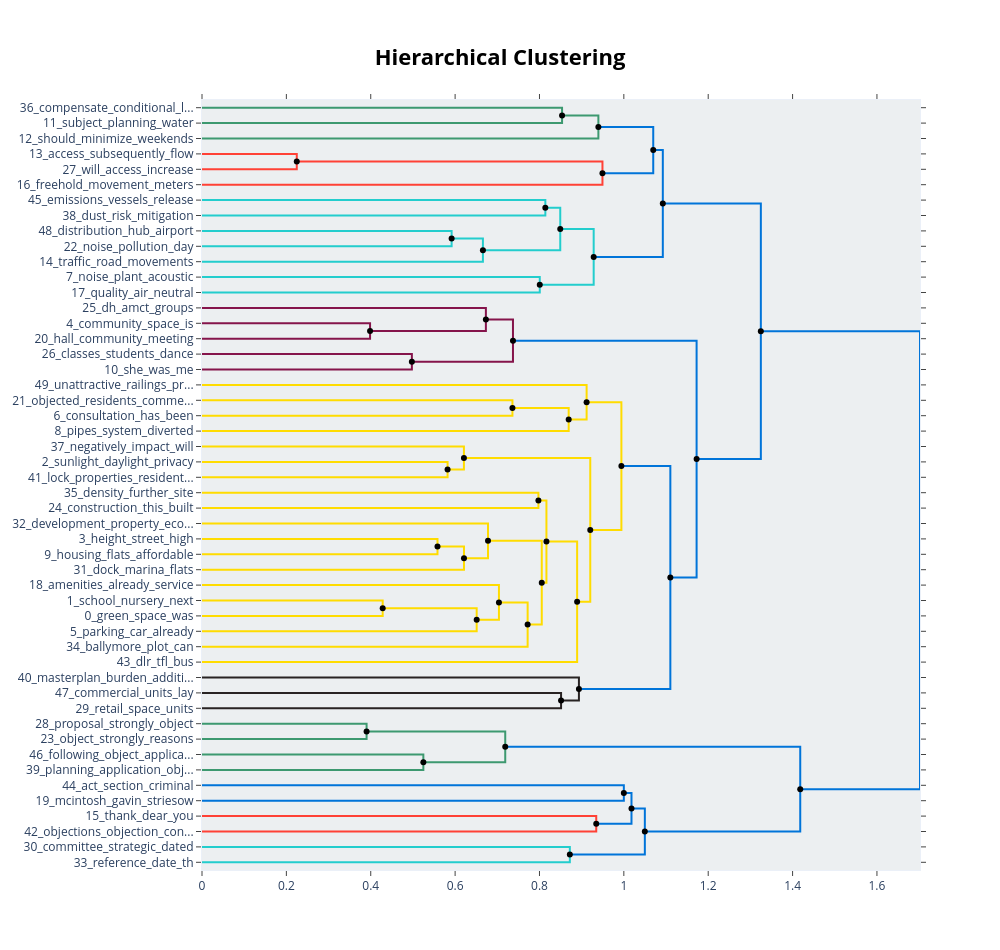

Here is the notebook cell this chart was saved with:
### Code cell
topic_model_no_place.visualize_hierarchy(hierarchical_topics=hierarchical_topics)

### Figure 1 — Plotly figure (JSON) as saved in the notebook; plotly's stock layout.template omitted (floating-point values rounded to 4 significant figures)
{"data": [{"hoverinfo": "text", "marker": {"color": "rgb(61,153,112)"}, "mode": "lines", "text": ["compensate_conditional_light_owners_must", "", "", "subject_planning_water_use_should"], "type": "scatter", "x": [0.0, 0.8535, 0.8535, 0.0], "xaxis": "x", "y": [-5.0, -5.0, -15.0, -15.0], "yaxis": "y"}, {"hoverinfo": "text", "marker": {"color": "rgb(61,153,112)"}, "mode": "lines", "text": ["compensate_conditional_light_owners_must", "", "", "should_minimize_weekends_hours_workers"], "type": "scatter", "x": [0.8535, 0.9396, 0.9396, 0.0], "xaxis": "x", "y": [-10.0, -10.0, -25.0, -25.0], "yaxis": "y"}, {"hoverinfo": "text", "marker": {"color": "rgb(255,65,54)"}, "mode": "lines", "text": ["access_subsequently_flow_will_main", "", "", "will_access_increase_create_through"], "type": "scatter", "x": [0.0, 0.2247, 0.2247, 0.0], "xaxis": "x", "y": [-35.0, -35.0, -45.0, -45.0], "yaxis": "y"}, {"hoverinfo": "text", "marker": {"color": "rgb(255,65,54)"}, "mode": "lines", "text": ["access_will_subsequently_flow_create", "", "", "freehold_movement_meters_traffic_passage"], "type": "scatter", "x": [0.2247, 0.9493, 0.9493, 0.0], "xaxis": "x", "y": [-40.0, -40.0, -55.0, -55.0], "yaxis": "y"}, {"hoverinfo": "text", "marker": {"color": "rgb(0,116,217)"}, "mode": "lines", "text": ["access_will_subsequently_flow_create", "", "", "freehold_movement_meters_traffic_passage"], "type": "scatter", "x": [0.9396, 1.07, 1.07, 0.9493], "xaxis": "x", "y": [-17.5, -17.5, -47.5, -47.5], "yaxis": "y"}, {"hoverinfo": "text", "marker": {"color": "rgb(35,205,205)"}, "mode": "lines", "text": ["emissions_vessels_release_particulate_vehicles", "", "", "dust_risk_mitigation_determined_unsatisfactory"], "type": "scatter", "x": [0.0, 0.8139, 0.8139, 0.0], "xaxis": "x", "y": [-65.0, -65.0, -75.0, -75.0], "yaxis": "y"}, {"hoverinfo": "text", "marker": {"color": "rgb(35,205,205)"}, "mode": "lines", "text": ["distribution_hub_airport_vehicles_polluted", "", "", "noise_pollution_day_airport_respite"], "type": "scatter", "x": [0.0, 0.5917, 0.5917, 0.0], "xaxis": "x", "y": [-85.0, -85.0, -95.0, -95.0], "yaxis": "y"}, {"hoverinfo": "text", "marker": {"color": "rgb(35,205,205)"}, "mode": "lines", "text": ["distribution_hub_airport_vehicles_polluted", "", "", "traffic_road_movements_calming_pollution"], "type": "scatter", "x": [0.5917, 0.6659, 0.6659, 0.0], "xaxis": "x", "y": [-90.0, -90.0, -105.0, -105.0], "yaxis": "y"}, {"hoverinfo": "text", "marker": {"color": "rgb(35,205,205)"}, "mode": "lines", "text": ["distribution_hub_airport_vehicles_polluted", "", "", "traffic_road_movements_calming_pollution"], "type": "scatter", "x": [0.8139, 0.8493, 0.8493, 0.6659], "xaxis": "x", "y": [-70.0, -70.0, -97.5, -97.5], "yaxis": "y"}, {"hoverinfo": "text", "marker": {"color": "rgb(35,205,205)"}, "mode": "lines", "text": ["noise_plant_acoustic_db_vibration", "", "", "quality_air_neutral_ventilation_extract"], "type": "scatter", "x": [0.0, 0.8007, 0.8007, 0.0], "xaxis": "x", "y": [-115.0, -115.0, -125.0, -125.0], "yaxis": "y"}, {"hoverinfo": "text", "marker": {"color": "rgb(35,205,205)"}, "mode": "lines", "text": ["noise_plant_acoustic_db_vibration", "", "", "quality_air_neutral_ventilation_extract"], "type": "scatter", "x": [0.8493, 0.9285, 0.9285, 0.8007], "xaxis": "x", "y": [-83.75, -83.75, -120.0, -120.0], "yaxis": "y"}, {"hoverinfo": "text", "marker": {"color": "rgb(0,116,217)"}, "mode": "lines", "text": ["noise_plant_acoustic_db_vibration", "", "", "quality_air_neutral_ventilation_extract"], "type": "scatter", "x": [1.07, 1.092, 1.092, 0.9285], "xaxis": "x", "y": [-32.5, -32.5, -101.9, -101.9], "yaxis": "y"}, {"hoverinfo": "text", "marker": {"color": "rgb(133,20,75)"}, "mode": "lines", "text": ["community_space_is_for_groups", "", "", "hall_community_meeting_rooms_activities"], "type": "scatter", "x": [0.0, 0.3984, 0.3984, 0.0], "xaxis": "x", "y": [-145.0, -145.0, -155.0, -155.0], "yaxis": "y"}, {"hoverinfo": "text", "marker": {"color": "rgb(133,20,75)"}, "mode": "lines", "text": ["dh_amct_groups_user_asac", "", "", "community_space_is_groups_for"], "type": "scatter", "x": [0.0, 0.6729, 0.6729, 0.3984], "xaxis": "x", "y": [-135.0, -135.0, -150.0, -150.0], "yaxis": "y"}, {"hoverinfo": "text", "marker": {"color": "rgb(133,20,75)"}, "mode": "lines", "text": ["classes_students_dance_we_school", "", "", "she_was_me_that_we"], "type": "scatter", "x": [0.0, 0.4975, 0.4975, 0.0], "xaxis": "x", "y": [-165.0, -165.0, -175.0, -175.0], "yaxis": "y"}, {"hoverinfo": "text", "marker": {"color": "rgb(133,20,75)"}, "mode": "lines", "text": ["classes_students_dance_we_school", "", "", "was_we_she_that_our"], "type": "scatter", "x": [0.6729, 0.7372, 0.7372, 0.4975], "xaxis": "x", "y": [-142.5, -142.5, -170.0, -170.0], "yaxis": "y"}, {"hoverinfo": "text", "marker": {"color": "rgb(255,220,0)"}, "mode": "lines", "text": ["objected_residents_comments_object_strongly", "", "", "consultation_has_been_process_effort"], "type": "scatter", "x": [0.0, 0.7359, 0.7359, 0.0], "xaxis": "x", "y": [-195.0, -195.0, -205.0, -205.0], "yaxis": "y"}, {"hoverinfo": "text", "marker": {"color": "rgb(255,220,0)"}, "mode": "lines", "text": ["objected_residents_comments_object_strongly", "", "", "pipes_system_diverted_angles_sewer"], "type": "scatter", "x": [0.7359, 0.8692, 0.8692, 0.0], "xaxis": "x", "y": [-200.0, -200.0, -215.0, -215.0], "yaxis": "y"}, {"hoverinfo": "text", "marker": {"color": "rgb(255,220,0)"}, "mode": "lines", "text": ["unattractive_railings_presenting_impenetrable_dead", "", "", "pipes_system_diverted_angles_sewer"], "type": "scatter", "x": [0.0, 0.9118, 0.9118, 0.8692], "xaxis": "x", "y": [-185.0, -185.0, -207.5, -207.5], "yaxis": "y"}, {"hoverinfo": "text", "marker": {"color": "rgb(255,220,0)"}, "mode": "lines", "text": ["sunlight_daylight_privacy_building_light", "", "", "lock_properties_residential_the_view"], "type": "scatter", "x": [0.0, 0.5822, 0.5822, 0.0], "xaxis": "x", "y": [-235.0, -235.0, -245.0, -245.0], "yaxis": "y"}, {"hoverinfo": "text", "marker": {"color": "rgb(255,220,0)"}, "mode": "lines", "text": ["negatively_impact_will_view_light", "", "", "lock_properties_residential_the_view"], "type": "scatter", "x": [0.0, 0.6209, 0.6209, 0.5822], "xaxis": "x", "y": [-225.0, -225.0, -240.0, -240.0], "yaxis": "y"}, {"hoverinfo": "text", "marker": {"color": "rgb(255,220,0)"}, "mode": "lines", "text": ["density_further_site_consent_population", "", "", "construction_this_built_building_ccd"], "type": "scatter", "x": [0.0, 0.7975, 0.7975, 0.0], "xaxis": "x", "y": [-255.0, -255.0, -265.0, -265.0], "yaxis": "y"}, {"hoverinfo": "text", "marker": {"color": "rgb(255,220,0)"}, "mode": "lines", "text": ["height_street_high_the_area", "", "", "housing_flats_affordable_area_local"], "type": "scatter", "x": [0.0, 0.5583, 0.5583, 0.0], "xaxis": "x", "y": [-285.0, -285.0, -295.0, -295.0], "yaxis": "y"}, {"hoverinfo": "text", "marker": {"color": "rgb(255,220,0)"}, "mode": "lines", "text": ["high_height_street_the_area", "", "", "dock_marina_flats_side_docks"], "type": "scatter", "x": [0.5583, 0.621, 0.621, 0.0], "xaxis": "x", "y": [-290.0, -290.0, -305.0, -305.0], "yaxis": "y"}, {"hoverinfo": "text", "marker": {"color": "rgb(255,220,0)"}, "mode": "lines", "text": ["development_property_economic_in_industrial", "", "", "the_area_high_of_street"], "type": "scatter", "x": [0.0, 0.678, 0.678, 0.621], "xaxis": "x", "y": [-275.0, -275.0, -297.5, -297.5], "yaxis": "y"}, {"hoverinfo": "text", "marker": {"color": "rgb(255,220,0)"}, "mode": "lines", "text": ["school_nursery_next_children_primary", "", "", "green_space_was_this_more"], "type": "scatter", "x": [0.0, 0.4283, 0.4283, 0.0], "xaxis": "x", "y": [-325.0, -325.0, -335.0, -335.0], "yaxis": "y"}, {"hoverinfo": "text", "marker": {"color": "rgb(255,220,0)"}, "mode": "lines", "text": ["green_space_school_this_the", "", "", "parking_car_already_spaces_park"], "type": "scatter", "x": [0.4283, 0.6511, 0.6511, 0.0], "xaxis": "x", "y": [-330.0, -330.0, -345.0, -345.0], "yaxis": "y"}, {"hoverinfo": "text", "marker": {"color": "rgb(255,220,0)"}, "mode": "lines", "text": ["amenities_already_service_services_gym", "", "", "parking_car_already_spaces_park"], "type": "scatter", "x": [0.0, 0.7039, 0.7039, 0.6511], "xaxis": "x", "y": [-315.0, -315.0, -337.5, -337.5], "yaxis": "y"}, {"hoverinfo": "text", "marker": {"color": "rgb(255,220,0)"}, "mode": "lines", "text": ["amenities_already_service_services_gym", "", "", "ballymore_plot_can_as_greed"], "type": "scatter", "x": [0.7039, 0.7719, 0.7719, 0.0], "xaxis": "x", "y": [-326.2, -326.2, -355.0, -355.0], "yaxis": "y"}, {"hoverinfo": "text", "marker": {"color": "rgb(255,220,0)"}, "mode": "lines", "text": ["amenities_already_service_services_gym", "", "", "ballymore_plot_can_as_greed"], "type": "scatter", "x": [0.678, 0.8054, 0.8054, 0.7719], "xaxis": "x", "y": [-286.2, -286.2, -340.6, -340.6], "yaxis": "y"}, {"hoverinfo": "text", "marker": {"color": "rgb(255,220,0)"}, "mode": "lines", "text": ["amenities_already_service_services_gym", "", "", "ballymore_plot_can_as_greed"], "type": "scatter", "x": [0.7975, 0.8165, 0.8165, 0.8054], "xaxis": "x", "y": [-260.0, -260.0, -313.4, -313.4], "yaxis": "y"}, {"hoverinfo": "text", "marker": {"color": "rgb(255,220,0)"}, "mode": "lines", "text": ["amenities_already_service_services_gym", "", "", "dlr_tfl_bus_routes_transport"], "type": "scatter", "x": [0.8165, 0.8893, 0.8893, 0.0], "xaxis": "x", "y": [-286.7, -286.7, -365.0, -365.0], "yaxis": "y"}, {"hoverinfo": "text", "marker": {"color": "rgb(255,220,0)"}, "mode": "lines", "text": ["amenities_already_service_services_gym", "", "", "dlr_tfl_bus_routes_transport"], "type": "scatter", "x": [0.6209, 0.9204, 0.9204, 0.8893], "xaxis": "x", "y": [-232.5, -232.5, -325.9, -325.9], "yaxis": "y"}, {"hoverinfo": "text", "marker": {"color": "rgb(255,220,0)"}, "mode": "lines", "text": ["amenities_already_service_services_gym", "", "", "dlr_tfl_bus_routes_transport"], "type": "scatter", "x": [0.9118, 0.9942, 0.9942, 0.9204], "xaxis": "x", "y": [-196.2, -196.2, -279.2, -279.2], "yaxis": "y"}, {"hoverinfo": "text", "marker": {"color": "rgb(40,35,35)"}, "mode": "lines", "text": ["commercial_units_lay_empty_ones", "", "", "retail_space_units_fourth_designs"], "type": "scatter", "x": [0.0, 0.8512, 0.8512, 0.0], "xaxis": "x", "y": [-385.0, -385.0, -395.0, -395.0], "yaxis": "y"}, {"hoverinfo": "text", "marker": {"color": "rgb(40,35,35)"}, "mode": "lines", "text": ["masterplan_burden_additional_envisaged_transportation", "", "", "retail_space_units_fourth_designs"], "type": "scatter", "x": [0.0, 0.8935, 0.8935, 0.8512], "xaxis": "x", "y": [-375.0, -375.0, -390.0, -390.0], "yaxis": "y"}, {"hoverinfo": "text", "marker": {"color": "rgb(0,116,217)"}, "mode": "lines", "text": ["masterplan_burden_additional_envisaged_transportation", "", "", "retail_space_units_fourth_designs"], "type": "scatter", "x": [0.9942, 1.11, 1.11, 0.8935], "xaxis": "x", "y": [-237.7, -237.7, -382.5, -382.5], "yaxis": "y"}, {"hoverinfo": "text", "marker": {"color": "rgb(0,116,217)"}, "mode": "lines", "text": ["masterplan_burden_additional_envisaged_transportation", "", "", "retail_space_units_fourth_designs"], "type": "scatter", "x": [0.7372, 1.172, 1.172, 1.11], "xaxis": "x", "y": [-156.2, -156.2, -310.1, -310.1], "yaxis": "y"}, {"hoverinfo": "text", "marker": {"color": "rgb(0,116,217)"}, "mode": "lines", "text": ["masterplan_burden_additional_envisaged_transportation", "", "", "retail_space_units_fourth_designs"], "type": "scatter", "x": [1.092, 1.325, 1.325, 1.172], "xaxis": "x", "y": [-67.19, -67.19, -233.2, -233.2], "yaxis": "y"}, {"hoverinfo": "text", "marker": {"color": "rgb(61,153,112)"}, "mode": "lines", "text": ["proposal_strongly_object_project_this", "", "", "object_strongly_reasons_grounds_objecting"], "type": "scatter", "x": [0.0, 0.3902, 0.3902, 0.0], "xaxis": "x", "y": [-405.0, -405.0, -415.0, -415.0], "yaxis": "y"}, {"hoverinfo": "text", "marker": {"color": "rgb(61,153,112)"}, "mode": "lines", "text": ["following_object_application_proceeding_grounds", "", "", "planning_application_object_ful_reasons"], "type": "scatter", "x": [0.0, 0.5247, 0.5247, 0.0], "xaxis": "x", "y": [-425.0, -425.0, -435.0, -435.0], "yaxis": "y"}, {"hoverinfo": "text", "marker": {"color": "rgb(61,153,112)"}, "mode": "lines", "text": ["object_strongly_proposal_reasons_this", "", "", "planning_application_object_ful_reasons"], "type": "scatter", "x": [0.3902, 0.7189, 0.7189, 0.5247], "xaxis": "x", "y": [-410.0, -410.0, -430.0, -430.0], "yaxis": "y"}, {"hoverinfo": "text", "marker": {"color": "rgb(0,116,217)"}, "mode": "lines", "text": ["act_section_criminal_court_offences", "", "", "mcintosh_gavin_striesow_drew_tel"], "type": "scatter", "x": [0.0, 1.0, 1.0, 0.0], "xaxis": "x", "y": [-445.0, -445.0, -455.0, -455.0], "yaxis": "y"}, {"hoverinfo": "text", "marker": {"color": "rgb(255,65,54)"}, "mode": "lines", "text": ["thank_dear_you_thanks_regards", "", "", "objections_objection_concerns_my_arises"], "type": "scatter", "x": [0.0, 0.9346, 0.9346, 0.0], "xaxis": "x", "y": [-465.0, -465.0, -475.0, -475.0], "yaxis": "y"}, {"hoverinfo": "text", "marker": {"color": "rgb(0,116,217)"}, "mode": "lines", "text": ["thank_dear_you_thanks_regards", "", "", "objections_objection_concerns_my_arises"], "type": "scatter", "x": [1.0, 1.018, 1.018, 0.9346], "xaxis": "x", "y": [-450.0, -450.0, -470.0, -470.0], "yaxis": "y"}, {"hoverinfo": "text", "marker": {"color": "rgb(35,205,205)"}, "mode": "lines", "text": ["committee_strategic_dated_june_letter", "", "", "reference_date_th_docs_full"], "type": "scatter", "x": [0.0, 0.872, 0.872, 0.0], "xaxis": "x", "y": [-485.0, -485.0, -495.0, -495.0], "yaxis": "y"}, {"hoverinfo": "text", "marker": {"color": "rgb(0,116,217)"}, "mode": "lines", "text": ["committee_strategic_dated_june_letter", "", "", "reference_date_th_docs_full"], "type": "scatter", "x": [1.018, 1.05, 1.05, 0.872], "xaxis": "x", "y": [-460.0, -460.0, -490.0, -490.0], "yaxis": "y"}, {"hoverinfo": "text", "marker": {"color": "rgb(0,116,217)"}, "mode": "lines", "text": ["object_strongly_reasons_following_application", "", "", "reference_date_th_docs_full"], "type": "scatter", "x": [0.7189, 1.418, 1.418, 1.05], "xaxis": "x", "y": [-420.0, -420.0, -475.0, -475.0], "yaxis": "y"}, {"hoverinfo": "text", "marker": {"color": "rgb(0,116,217)"}, "mode": "lines", "text": ["object_strongly_reasons_following_application", "", "", "reference_date_th_docs_full"], "type": "scatter", "x": [1.325, 1.702, 1.702, 1.418], "xaxis": "x", "y": [-150.2, -150.2, -447.5, -447.5], "yaxis": "y"}, {"hoverinfo": "text", "hovertext": ["compensate_conditional_light_owners_must", "access_will_subsequently_flow_create", "access_will_subsequently_flow_create", "distribution_hub_airport_vehicles_polluted", "distribution_hub_airport_vehicles_polluted", "noise_plant_acoustic_db_vibration", "noise_plant_acoustic_db_vibration", "classes_students_dance_we_school", "objected_residents_comments_object_strongly", "high_height_street_the_area", "green_space_school_this_the", "amenities_already_service_services_gym", "amenities_already_service_services_gym", "amenities_already_service_services_gym", "amenities_already_service_services_gym", "amenities_already_service_services_gym", "amenities_already_service_services_gym", "masterplan_burden_additional_envisaged_transportation", "masterplan_burden_additional_envisaged_transportation", "masterplan_burden_additional_envisaged_transportation", "object_strongly_proposal_reasons_this", "thank_dear_you_thanks_regards", "committee_strategic_dated_june_letter", "object_strongly_reasons_following_application", "object_strongly_reasons_following_application"], "marker": {"color": "black"}, "mode": "markers", "showlegend": false, "type": "scatter", "x": [0.8535, 0.2247, 0.9396, 0.5917, 0.8139, 0.8493, 1.07, 0.6729, 0.7359, 0.5583, 0.4283, 0.7039, 0.678, 0.7975, 0.8165, 0.6209, 0.9118, 0.9942, 0.7372, 1.092, 0.3902, 1, 1.018, 0.7189, 1.325], "y": [-10, -40, -17.5, -90, -70, -83.75, -32.5, -142.5, -200, -290, -330, -326.2, -286.2, -260, -286.7, -232.5, -196.2, -237.7, -156.2, -67.19, -410, -450, -460, -420, -150.2]}, {"hoverinfo": "text", "hovertext": ["freehold_movement_meters_traffic_passage", "traffic_road_movements_calming_pollution", "quality_air_neutral_ventilation_extract", "quality_air_neutral_ventilation_extract", "community_space_is_groups_for", "was_we_she_that_our", "pipes_system_diverted_angles_sewer", "lock_properties_residential_the_view", "the_area_high_of_street", "parking_car_already_spaces_park", "ballymore_plot_can_as_greed", "ballymore_plot_can_as_greed", "dlr_tfl_bus_routes_transport", "dlr_tfl_bus_routes_transport", "retail_space_units_fourth_designs", "retail_space_units_fourth_designs", "retail_space_units_fourth_designs", "retail_space_units_fourth_designs", "planning_application_object_ful_reasons", "objections_objection_concerns_my_arises", "reference_date_th_docs_full", "reference_date_th_docs_full", "reference_date_th_docs_full"], "marker": {"color": "black"}, "mode": "markers", "showlegend": false, "type": "scatter", "x": [0.9493, 0.6659, 0.8007, 0.9285, 0.3984, 0.4975, 0.8692, 0.5822, 0.621, 0.6511, 0.7719, 0.8054, 0.8893, 0.9204, 0.8512, 0.8935, 1.11, 1.172, 0.5247, 0.9346, 0.872, 1.05, 1.418], "y": [-47.5, -97.5, -120, -101.9, -150, -170, -207.5, -240, -297.5, -337.5, -340.6, -313.4, -325.9, -279.2, -390, -382.5, -310.1, -233.2, -430, -470, -490, -475, -447.5]}], "layout": {"autosize": false, "height": 950, "hoverlabel": {"bgcolor": "white", "font": {"family": "Rockwell", "size": 16}}, "hovermode": "closest", "plot_bgcolor": "#ECEFF1", "showlegend": false, "title": {"font": {"color": "Black", "size": 22}, "text": "<b>Hierarchical Clustering</b>", "x": 0.5, "xanchor": "center", "yanchor": "top"}, "width": 1000, "xaxis": {"mirror": "allticks", "rangemode": "tozero", "showgrid": false, "showline": true, "showticklabels": true, "ticks": "outside", "type": "linear", "zeroline": false}, "yaxis": {"mirror": "allticks", "range": [-500, 0], "rangemode": "tozero", "showgrid": false, "showline": true, "showticklabels": true, "tickmode": "array", "ticks": "outside", "ticktext": ["36_compensate_conditional_l...", "11_subject_planning_water", "12_should_minimize_weekends", "13_access_subsequently_flow", "27_will_access_increase", "16_freehold_movement_meters", "45_emissions_vessels_release", "38_dust_risk_mitigation", "48_distribution_hub_airport", "22_noise_pollution_day", "14_traffic_road_movements", "7_noise_plant_acoustic", "17_quality_air_neutral", "25_dh_amct_groups", "4_community_space_is", "20_hall_community_meeting", "26_classes_students_dance", "10_she_was_me", "49_unattractive_railings_pr...", "21_objected_residents_comme...", "6_consultation_has_been", "8_pipes_system_diverted", "37_negatively_impact_will", "2_sunlight_daylight_privacy", "41_lock_properties_resident...", "35_density_further_site", "24_construction_this_built", "32_development_property_eco...", "3_height_street_high", "9_housing_flats_affordable", "31_dock_marina_flats", "18_amenities_already_service", "1_school_nursery_next", "0_green_space_was", "5_parking_car_already", "34_ballymore_plot_can", "43_dlr_tfl_bus", "40_masterplan_burden_additi...", "47_commercial_units_lay", "29_retail_space_units", "28_proposal_strongly_object", "23_object_strongly_reasons", "46_following_object_applica...", "39_planning_application_obj...", "44_act_section_criminal", "19_mcintosh_gavin_striesow", "15_thank_dear_you", "42_objections_objection_con...", "30_committee_strategic_dated", "33_reference_date_th"], "tickvals": [-5, -15, -25, -35, -45, -55, -65, -75, -85, -95, -105, -115, -125, -135, -145, -155, -165, -175, -185, -195, -205, -215, -225, -235, -245, -255, -265, -275, -285, -295, -305, -315, -325, -335, -345, -355, -365, -375, -385, -395, -405, -415, -425, -435, -445, -455, -465, -475, -485, -495], "type": "linear", "zeroline": false}}}
